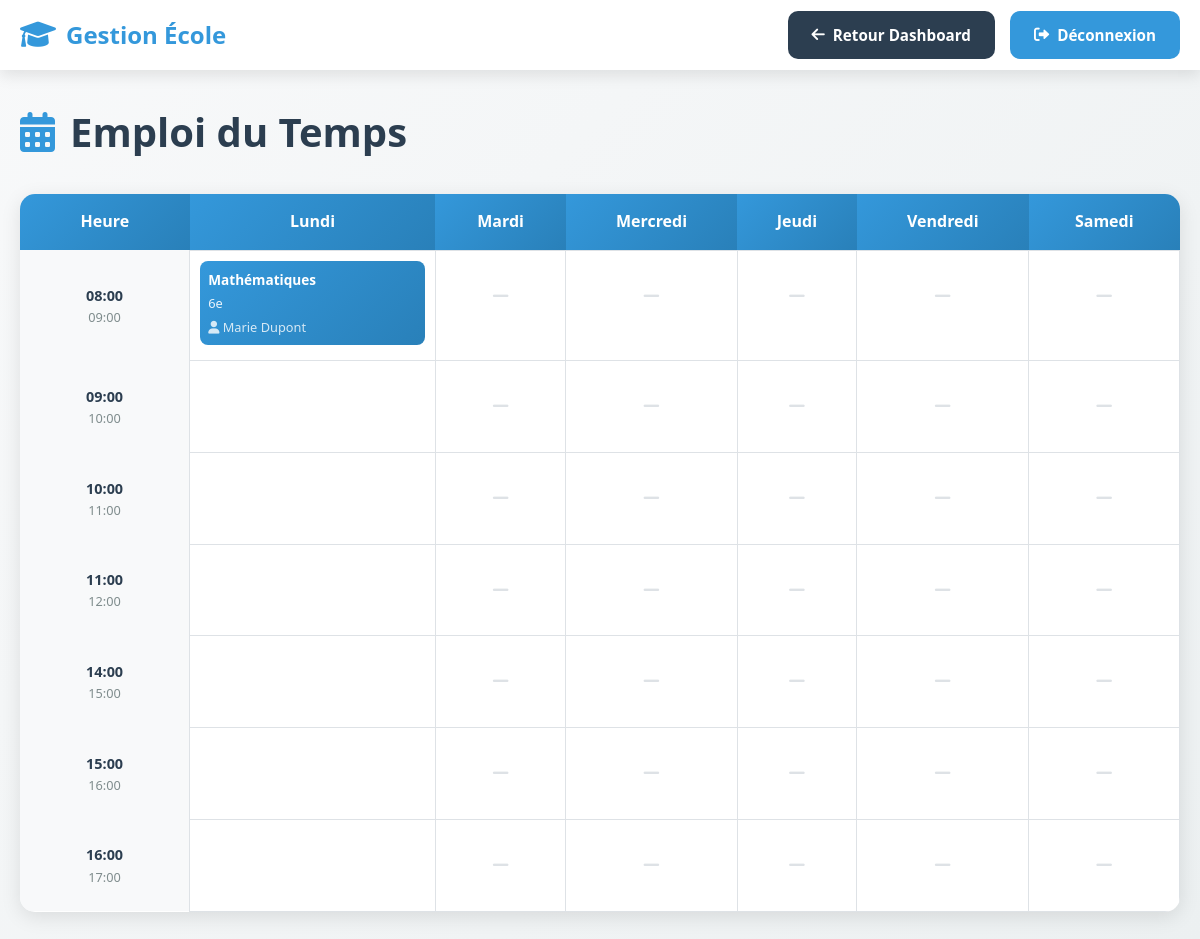
/emploi-du-temps/ (signed in), run on the app's committed database.
### Ecole/models.py (models this page shows, shortened)
class Cours(models.Model):
    matiere = models.ForeignKey(Matiere, on_delete=models.CASCADE)
    classe = models.ForeignKey(Classe, on_delete=models.CASCADE)
    enseignant = models.ForeignKey(Enseignant, on_delete=models.CASCADE)
    jour = models.CharField(max_length=10, choices=[
        ('lundi', 'Lundi'),
        ('mardi', 'Mardi'),
        ('mercredi', 'Mercredi'),
        ('jeudi', 'Jeudi'),
        ('vendredi', 'Vendredi'),
        ('samedi', 'Samedi'),
    ])
    heure_debut = models.TimeField()
    heure_fin = models.TimeField()

class Matiere(models.Model):
    nom = models.CharField(max_length=100)
    description = models.TextField(blank=True)

class Classe(models.Model):
    session = models.ForeignKey(Session, on_delete=models.CASCADE)
    nom = models.CharField(max_length=30)

class Enseignant(models.Model):
    user = models.OneToOneField(User, on_delete=models.CASCADE, null=True, blank=True)
    specialite = models.CharField(max_length=100, blank=True)
    telephone = models.CharField(max_length=20, blank=True)

### Ecole/views.py (the view)
# urls.py: path('emploi-du-temps/', views.emploi_du_temps, name='emploi_du_temps'),
@login_required
def emploi_du_temps(request):
    profile = Profile.objects.get(user=request.user)
    jours = [
        ('lundi', 'Lundi'),
        ('mardi', 'Mardi'),
        ('mercredi', 'Mercredi'),
        ('jeudi', 'Jeudi'),
        ('vendredi', 'Vendredi'),
        ('samedi', 'Samedi')
    ]
    creneaux = [
        ('08:00', '09:00'),
        ('09:00', '10:00'),
        ('10:00', '11:00'),
        ('11:00', '12:00'),
        ('14:00', '15:00'),
        ('15:00', '16:00'),
        ('16:00', '17:00'),
    ]
    if profile.role == 'eleve':
        eleve = Eleve.objects.get(user=request.user)
        inscription = Inscription.objects.filter(eleve=eleve, accepte=True).first()
        cours = Cours.objects.filter(classe=inscription.classe) if inscription else []
    elif profile.role == 'enseignant':
        enseignant = Enseignant.objects.get(user=request.user)
        cours = Cours.objects.filter(enseignant=enseignant)
    elif profile.role == 'parent':
        parent = Parent.objects.get(user=request.user)
        enfants = parent.enfants.all()
        inscriptions = Inscription.objects.filter(eleve__in=enfants, accepte=True)
        cours = Cours.objects.filter(classe__in=inscriptions.values('classe'))
    else:
        cours = []
    emploi = {}
    for jour_code, jour_nom in jours:
        emploi[jour_code] = cours.filter(jour=jour_code).order_by('heure_debut')
    return render(request, 'emploi_du_temps.html', {
        'emploi': emploi,
        'jours': jours,
        'creneaux': creneaux
    })

### Ecole/templatetags/custom_filters.py (called while the page is built)
@register.filter
def get_item(dictionary, key):
    if dictionary is None:
        return None
    return dictionary.get(key)

### Ecole/templates/emploi_du_temps.html (shortened to what this page needs)
{% load custom_filters %}
<!DOCTYPE html>
<html lang="fr">
<head>
    <link rel="stylesheet" href="/static/style.css">
    <link href="https://cdnjs.cloudflare.com/ajax/libs/font-awesome/6.0.0/css/all.min.css" rel="stylesheet">
</head>
<body>
    <nav class="nav">
        <div class="nav-container">
            <a href="/" class="nav-brand">
                <i class="fas fa-graduation-cap"></i> Gestion École
            </a>
            <div class="nav-actions">
                <a href="{% url 'dashboard' %}" class="btn btn-secondary">
                    <i class="fas fa-arrow-left"></i> Retour Dashboard
                </a>
                <a href="/logout/" class="btn">
                    <i class="fas fa-sign-out-alt"></i> Déconnexion
                </a>
            </div>
        </div>
    </nav>
    <div class="container">
        <h1><i class="fas fa-calendar-alt"></i> Emploi du Temps</h1>
        {% if emploi %}
        <div class="timetable-container">
            <table class="timetable">
                <thead>
                    <tr>
                        <th class="time-header">Heure</th>
                        {% for jour, nom_jour in jours %}
                        <th class="day-header">{{ nom_jour }}</th>
                        {% endfor %}
                    </tr>
                </thead>
                <tbody>
                    {% for debut, fin in creneaux %}
                    <tr>
                        <td class="creneau-header">
                            <div class="horaire">
                                <div class="heure-debut">{{ debut }}</div>
                                <div class="heure-fin">{{ fin }}</div>
                            </div>
                        </td>
                        {% for jour, nom_jour in jours %}
                        <td class="cours-cell">
                            {% with cours_jour=emploi|get_item:jour %}
                                {% if cours_jour %}
                                    {% for cours in cours_jour %}
                                        {% if cours.heure_debut|time:"H:i" == debut %}
                                        <div class="cours-info">
                                            <div class="matiere">{{ cours.matiere.nom }}</div>
                                            <div class="classe">{{ cours.classe.nom }}</div>
                                            {% if cours.enseignant.user %}
                                            <div class="enseignant">
                                                <i class="fas fa-user"></i> {{ cours.enseignant.user.get_full_name|default:cours.enseignant.user.username }}
                                            </div>
                                            {% endif %}
                                        </div>
                                        {% endif %}
                                    {% endfor %}
                                {% endif %}
                            {% endwith %}
                            {% if not emploi|get_item:jour %}
                            <div class="cours-vide">
                                <i class="fas fa-minus"></i>
                            </div>
                            {% endif %}
                        </td>
                        {% endfor %}
                    </tr>
                    {% endfor %}
                </tbody>
            </table>
        </div>
        {% endif %}
    </div>
</body>
</html>

### Ecole/static/style.css (style rules this page uses)
:root { --primary-color: #3498db; --primary-dark: #2980b9; --secondary-color: #2c3e50; --white: #ffffff; --light-gray: #f8f9fa; --gray: #7f8c8d; --dark-gray: #34495e; --success: #27ae60; --warning: #f39c12; --danger: #e74c3c; --info: #17a2b8; --shadow: 0 5px 15px rgba(0, 0, 0, 0.1); --shadow-hover: 0 10px 30px rgba(0, 0, 0, 0.15); --border-radius: 10px; --transition: all 0.3s ease; }
* { margin: 0; padding: 0; box-sizing: border-box; }
body { font-family: 'Segoe UI', Tahoma, Geneva, Verdana, sans-serif; background: linear-gradient(135deg, var(--light-gray) 0%, #ecf0f1 100%); color: var(--secondary-color); line-height: 1.6; min-height: 100vh; }
.nav { background: var(--white); box-shadow: var(--shadow); position: sticky; top: 0; z-index: 1000; }
.nav-container { max-width: 1200px; margin: 0 auto; padding: 0 20px; display: flex; justify-content: space-between; align-items: center; height: 70px; }
.nav-brand { display: flex; align-items: center; text-decoration: none; color: var(--primary-color); font-size: 1.5rem; font-weight: bold; }
.nav-brand i { margin-right: 10px; font-size: 1.8rem; }
.nav-actions { display: flex; align-items: center; gap: 15px; }
.container { max-width: 1200px; margin: 0 auto; padding: 30px 20px; }
h1 { color: var(--secondary-color); font-size: 2.5rem; font-weight: 700; margin-bottom: 30px; display: flex; align-items: center; gap: 15px; }
h1 i { color: var(--primary-color); }
.btn { display: inline-flex; align-items: center; gap: 8px; padding: 12px 24px; border: none; border-radius: var(--border-radius); text-decoration: none; font-weight: 600; font-size: 0.95rem; cursor: pointer; transition: var(--transition); background: var(--primary-color); color: var(--white); }
.btn-secondary { background: var(--secondary-color); color: var(--white); }

### Ecole/templates/emploi_du_temps.html (style rules this page uses)
.timetable-container { background: white; border-radius: 15px; box-shadow: 0 5px 20px rgba(0, 0, 0, 0.1); overflow: hidden; margin-top: 20px; }
.timetable { width: 100%; border-collapse: collapse; }
.time-header, .day-header { background: linear-gradient(135deg, #3498db, #2980b9); color: white; padding: 15px; text-align: center; font-weight: bold; }
.creneau-header { background: #f8f9fa; padding: 10px; text-align: center; border-right: 1px solid #dee2e6; min-width: 100px; }
.horaire { font-size: 0.9rem; }
.heure-debut { font-weight: bold; color: #2c3e50; }
.heure-fin { color: #7f8c8d; font-size: 0.8rem; }
.cours-cell { padding: 10px; border: 1px solid #dee2e6; min-height: 80px; vertical-align: top; }
.cours-info { background: linear-gradient(135deg, #3498db, #2980b9); color: white; padding: 8px; border-radius: 8px; margin-bottom: 5px; font-size: 0.85rem; }
.cours-info .matiere { font-weight: bold; margin-bottom: 3px; }
.cours-info .classe { font-size: 0.8rem; opacity: 0.9; }
.cours-info .enseignant { font-size: 0.8rem; opacity: 0.8; margin-top: 3px; }
.cours-vide { text-align: center; color: #dee2e6; font-size: 1.2rem; padding: 20px 0; }

### data on the page
Cours: matiere.nom "Mathématiques", classe.nom "6e", enseignant.user.get_full_name "Marie Dupont"

### other printed values
{{ nom_jour }} "Lundi" "Mardi" "Mercredi" "Jeudi" "Vendredi" "Samedi"
{{ debut }} "08:00" "09:00" "10:00" "11:00" "14:00" "15:00" "16:00"
{{ fin }} "09:00" "10:00" "11:00" "12:00" "15:00" "16:00" "17:00"
